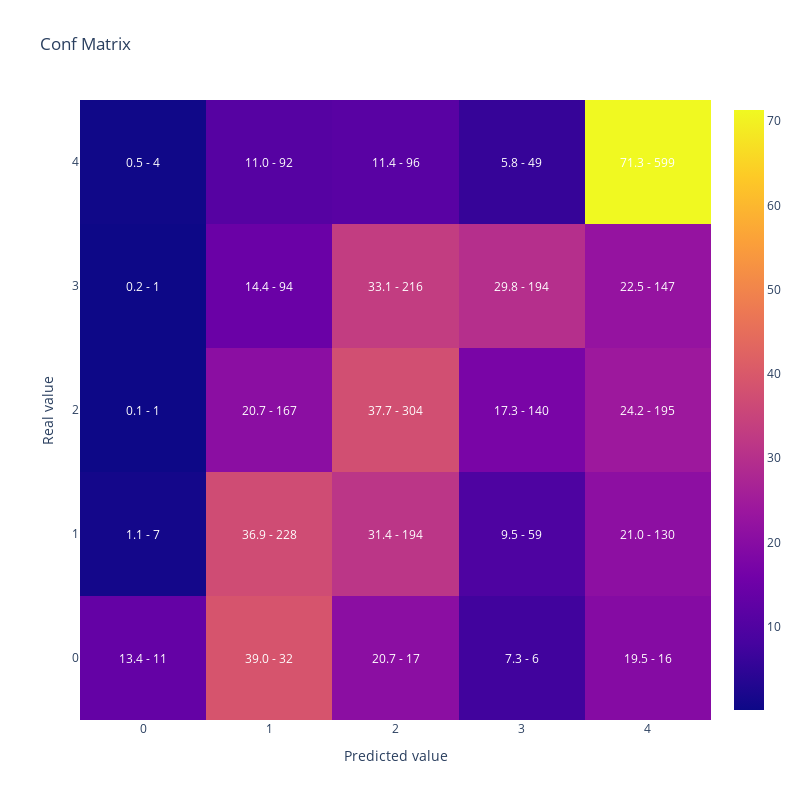

Notebook code for this chart:
### Code cell
#Muestro la matriz de confusión
display(plot_confusion_matrix(y_test,y_pred))
#SI OBTENGO UNA DIAGONAL MUY FUERTE AMARILLA ES PQ PREDIJO BIEN EL MODELO

### Figure 1 — Plotly figure (JSON) as saved in the notebook; plotly's stock layout.template omitted (floating-point values rounded to 4 significant figures)
{"data": [{"type": "heatmap", "x": [0, 1, 2, 3, 4], "y": [0, 1, 2, 3, 4], "z": [[13.41, 39.02, 20.73, 7.317, 19.51], [1.133, 36.89, 31.39, 9.547, 21.04], [0.1239, 20.69, 37.67, 17.35, 24.16], [0.1534, 14.42, 33.13, 29.75, 22.55], [0.4762, 10.95, 11.43, 5.833, 71.31]]}], "layout": {"annotations": [{"font": {"color": "white"}, "showarrow": false, "text": "13.4 - 11", "x": 0, "xref": "x", "y": 0, "yref": "y"}, {"font": {"color": "white"}, "showarrow": false, "text": "39.0 - 32", "x": 1, "xref": "x", "y": 0, "yref": "y"}, {"font": {"color": "white"}, "showarrow": false, "text": "20.7 - 17", "x": 2, "xref": "x", "y": 0, "yref": "y"}, {"font": {"color": "white"}, "showarrow": false, "text": "7.3 - 6", "x": 3, "xref": "x", "y": 0, "yref": "y"}, {"font": {"color": "white"}, "showarrow": false, "text": "19.5 - 16", "x": 4, "xref": "x", "y": 0, "yref": "y"}, {"font": {"color": "white"}, "showarrow": false, "text": "1.1 - 7", "x": 0, "xref": "x", "y": 1, "yref": "y"}, {"font": {"color": "white"}, "showarrow": false, "text": "36.9 - 228", "x": 1, "xref": "x", "y": 1, "yref": "y"}, {"font": {"color": "white"}, "showarrow": false, "text": "31.4 - 194", "x": 2, "xref": "x", "y": 1, "yref": "y"}, {"font": {"color": "white"}, "showarrow": false, "text": "9.5 - 59", "x": 3, "xref": "x", "y": 1, "yref": "y"}, {"font": {"color": "white"}, "showarrow": false, "text": "21.0 - 130", "x": 4, "xref": "x", "y": 1, "yref": "y"}, {"font": {"color": "white"}, "showarrow": false, "text": "0.1 - 1", "x": 0, "xref": "x", "y": 2, "yref": "y"}, {"font": {"color": "white"}, "showarrow": false, "text": "20.7 - 167", "x": 1, "xref": "x", "y": 2, "yref": "y"}, {"font": {"color": "white"}, "showarrow": false, "text": "37.7 - 304", "x": 2, "xref": "x", "y": 2, "yref": "y"}, {"font": {"color": "white"}, "showarrow": false, "text": "17.3 - 140", "x": 3, "xref": "x", "y": 2, "yref": "y"}, {"font": {"color": "white"}, "showarrow": false, "text": "24.2 - 195", "x": 4, "xref": "x", "y": 2, "yref": "y"}, {"font": {"color": "white"}, "showarrow": false, "text": "0.2 - 1", "x": 0, "xref": "x", "y": 3, "yref": "y"}, {"font": {"color": "white"}, "showarrow": false, "text": "14.4 - 94", "x": 1, "xref": "x", "y": 3, "yref": "y"}, {"font": {"color": "white"}, "showarrow": false, "text": "33.1 - 216", "x": 2, "xref": "x", "y": 3, "yref": "y"}, {"font": {"color": "white"}, "showarrow": false, "text": "29.8 - 194", "x": 3, "xref": "x", "y": 3, "yref": "y"}, {"font": {"color": "white"}, "showarrow": false, "text": "22.5 - 147", "x": 4, "xref": "x", "y": 3, "yref": "y"}, {"font": {"color": "white"}, "showarrow": false, "text": "0.5 - 4", "x": 0, "xref": "x", "y": 4, "yref": "y"}, {"font": {"color": "white"}, "showarrow": false, "text": "11.0 - 92", "x": 1, "xref": "x", "y": 4, "yref": "y"}, {"font": {"color": "white"}, "showarrow": false, "text": "11.4 - 96", "x": 2, "xref": "x", "y": 4, "yref": "y"}, {"font": {"color": "white"}, "showarrow": false, "text": "5.8 - 49", "x": 3, "xref": "x", "y": 4, "yref": "y"}, {"font": {"color": "white"}, "showarrow": false, "text": "71.3 - 599", "x": 4, "xref": "x", "y": 4, "yref": "y"}], "height": 800, "title": {"text": "Conf Matrix"}, "width": 800, "xaxis": {"title": {"text": "Predicted value"}}, "yaxis": {"title": {"text": "Real value"}}}}
